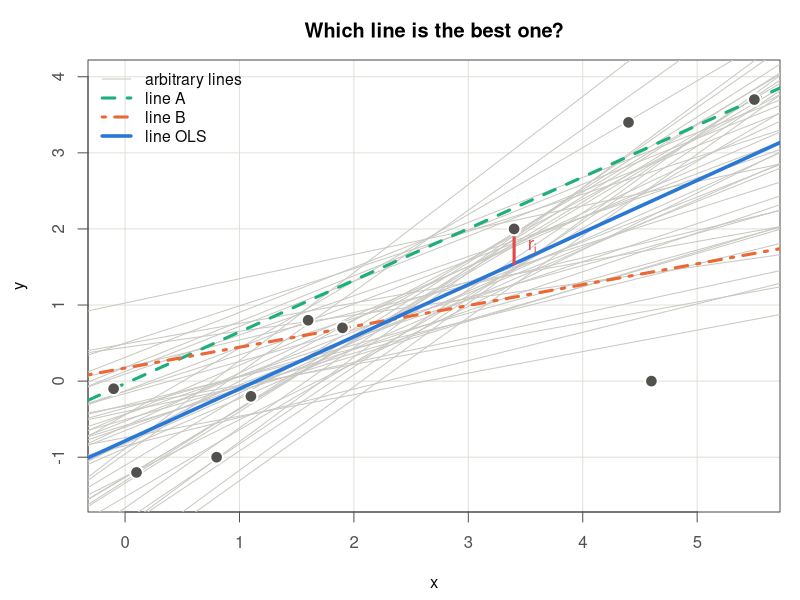
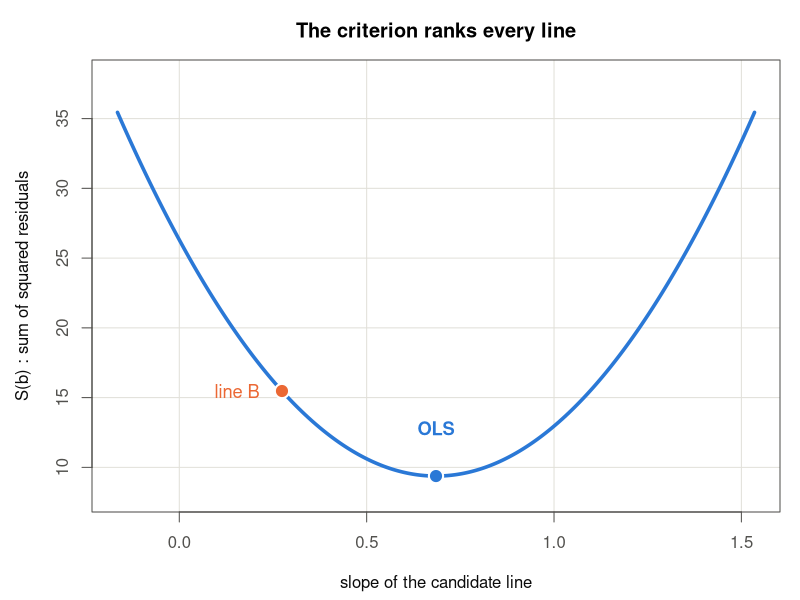

The R script that drew these images, in order:
# Date        : 2026-08-25
# Description : Figures and numbers for the new "why least squares" slides.
#               Motivated by DSSI lecture note ch.2 p.25 ("Comparison of Lines"):
#               infinitely many lines can be drawn through a scatter, so a
#               criterion is needed to order them.  Data are the CNU ch.3
#               Example 3.1 toy data (n = 10), the same points already used by
#               output/agent/2026-08-11/fig02-least-squares-idea.png, so the
#               three consecutive slides show one and the same scatter.
#               Run from the project root:
#                 Rscript code/agent/2026-08-25/make-ls-rationale-figures.R
# File        : make-ls-rationale-figures.R

## ---- setup ------------------------------------------------------------

FIG_DIR <- "output/agent/2026-08-25"
dir.create(FIG_DIR, recursive = TRUE, showWarnings = FALSE)

# Palette kept identical to code/agent/2026-08-11/make-lecture-figures.R
COL_BLUE   <- "#2a78d6"   # the least-squares line
COL_ORANGE <- "#eb6834"   # competing candidate line
COL_AQUA   <- "#1baf7a"   # third candidate line
COL_RED    <- "#e34948"   # residual segments
INK        <- "#0b0b0b"
INK2       <- "#52514e"
GRID_C     <- "#e1e0d9"
PALE       <- "#c9c8c2"   # the many "possible" lines

open_png <- function(file, w = 1800, h = 1100, res = 170) {
  png(file.path(FIG_DIR, file), width = w, height = h, res = res)
}

## ---- data (CNU ch.3 Example 3.1) --------------------------------------

x <- c(1.9, 0.8, 1.1, 0.1, -0.1, 4.4, 4.6, 1.6, 5.5, 3.4)
y <- c(0.7, -1.0, -0.2, -1.2, -0.1, 3.4, 0.0, 0.8, 3.7, 2.0)
n <- length(x)

fit  <- lm(y ~ x)
b0   <- unname(coef(fit)[1])
b1   <- unname(coef(fit)[2])
xbar <- mean(x); ybar <- mean(y)

## ---- criterion functions ----------------------------------------------

# S(b) = sum of squared residuals for a line y = a0 + a1 x
S   <- function(a0, a1) sum((y - a0 - a1 * x)^2)
Sab <- function(a0, a1) sum(abs(y - a0 - a1 * x))   # sum of absolute residuals
Ssg <- function(a0, a1) sum(y - a0 - a1 * x)        # plain sum of residuals

## ---- candidate lines --------------------------------------------------

# (A) "eyeball" line joining the two extreme points of the cloud
iA <- which.min(x); iB <- which.max(x)
a1_A <- (y[iB] - y[iA]) / (x[iB] - x[iA])
a0_A <- y[iA] - a1_A * x[iA]

# (B) a line forced through the centroid (xbar, ybar) but too flat.
#     Any line through the centroid has sum(residuals) exactly 0, which is
#     precisely why the plain sum of residuals cannot order lines.
a1_B <- 0.4 * b1
a0_B <- ybar - a1_B * xbar

# (C) least absolute deviations (L1) line.  The L1 optimum is attained at a
#     line through at least two data points, so an exhaustive search over all
#     C(10,2) point pairs is exact (no optimiser needed).
best <- list(v = Inf)
for (i in 1:(n - 1)) for (j in (i + 1):n) {
  if (x[i] == x[j]) next
  s <- (y[j] - y[i]) / (x[j] - x[i]); a <- y[i] - s * x[i]
  v <- Sab(a, s)
  if (v < best$v) best <- list(v = v, a0 = a, a1 = s, pair = c(i, j))
}
a0_L1 <- best$a0; a1_L1 <- best$a1

cand <- data.frame(
  name = c("A (two extreme points)", "B (through centroid, flat)",
           "C (least absolute deviations)", "OLS (least squares)"),
  a0 = c(a0_A, a0_B, a0_L1, b0),
  a1 = c(a1_A, a1_B, a1_L1, b1)
)
cand$sum_e  <- mapply(Ssg, cand$a0, cand$a1)
cand$sum_ae <- mapply(Sab, cand$a0, cand$a1)
cand$sse    <- mapply(S,   cand$a0, cand$a1)

cat("\n===== candidate lines on CNU ch.3 Example 3.1 (n = 10) =====\n")
print(round(cand[, -1], 4), row.names = FALSE)
cat("\nnames:\n"); print(cand$name)
cat("\nOLS fit: intercept =", b0, " slope =", b1, "\n")
cat("centroid: xbar =", xbar, " ybar =", ybar, "\n")
cat("L1 line passes through points", best$pair, "\n")

# Which line wins under which criterion (this is the whole argument)
cat("\nminimiser of sum |e| :", cand$name[which.min(cand$sum_ae)], "\n")
cat("minimiser of sum e^2 :", cand$name[which.min(cand$sse)], "\n")
cat("lines with sum e == 0:", paste(cand$name[abs(cand$sum_e) < 1e-9],
                                    collapse = " / "), "\n")

## ---- fig-ls01: infinitely many candidate lines -------------------------

open_png("fig-ls01-candidate-lines.png", w = 1250, h = 1000, res = 205)
par(mar = c(4.4, 4.4, 3.0, 1.0), col.axis = INK2, col.lab = INK, fg = INK2)
plot(x, y, type = "n", ylim = c(-1.5, 4.0),
     panel.first = grid(col = GRID_C, lty = 1),
     main = "Which line is the best one?", xlab = "x", ylab = "y")

set.seed(20260825)
for (k in 1:45) {                     # a pale fan of arbitrary candidate lines
  s <- b1 + runif(1, -0.5, 0.5)
  a <- ybar - s * xbar + runif(1, -1.0, 1.0)
  abline(a = a, b = s, col = PALE, lwd = 1)
}
abline(a = a0_A, b = a1_A, col = COL_AQUA,   lwd = 3, lty = 2)
abline(a = a0_B, b = a1_B, col = COL_ORANGE, lwd = 3, lty = 4)
abline(a = b0,   b = b1,   col = COL_BLUE,   lwd = 3.5)

# one residual, drawn to the OLS line, to define r_i on the picture
i0 <- which(x == 3.4)
segments(x[i0], y[i0], x[i0], b0 + b1 * x[i0], col = COL_RED, lwd = 3)
text(x[i0] + 0.12, (y[i0] + b0 + b1 * x[i0]) / 2, labels = expression(r[i]),
     col = COL_RED, cex = 1.15, adj = 0)

points(x, y, pch = 21, bg = INK2, col = "white", cex = 1.7, lwd = 2)
legend("topleft", bty = "n", cex = 0.95, text.col = INK,
       lwd = c(1, 3, 3, 3.5), lty = c(1, 2, 4, 1),
       col = c(PALE, COL_AQUA, COL_ORANGE, COL_BLUE),
       legend = c("arbitrary lines", "line A", "line B", "line OLS"))
dev.off()

## ---- fig-ls02: the criterion is convex with a unique minimum -----------

open_png("fig-ls02-criterion-curve.png", w = 1150, h = 1000, res = 215)
par(mar = c(4.4, 4.6, 3.0, 1.0), col.axis = INK2, col.lab = INK, fg = INK2)
sl  <- seq(b1 - 0.85, b1 + 0.85, length.out = 400)
# at each slope the intercept is set to its best value ybar - slope * xbar,
# so the curve is the profile of S(b) along the slope axis
Ssl <- sapply(sl, function(s) S(ybar - s * xbar, s))
plot(sl, Ssl, type = "l", lwd = 3.5, col = COL_BLUE, ylim = c(8, 38),
     panel.first = grid(col = GRID_C, lty = 1),
     main = "The criterion ranks every line",
     xlab = "slope of the candidate line",
     ylab = "S(b) : sum of squared residuals")
points(b1,   S(b0, b1),      pch = 21, bg = COL_BLUE,   col = "white",
       cex = 1.9, lwd = 2)
points(a1_B, S(a0_B, a1_B),  pch = 21, bg = COL_ORANGE, col = "white",
       cex = 1.9, lwd = 2)
# the OLS label sits inside the bowl, above the minimum, clear of the curve;
# the line B label sits in the empty area below the descending left branch
text(b1, 12.8, labels = "OLS", col = COL_BLUE, adj = 0.5, cex = 1.1, font = 2)
text(a1_B - 0.06, S(a0_B, a1_B), labels = "line B", col = COL_ORANGE,
     adj = 1, cex = 1.1)
dev.off()

cat("\nfigures written to", FIG_DIR, "\n")
